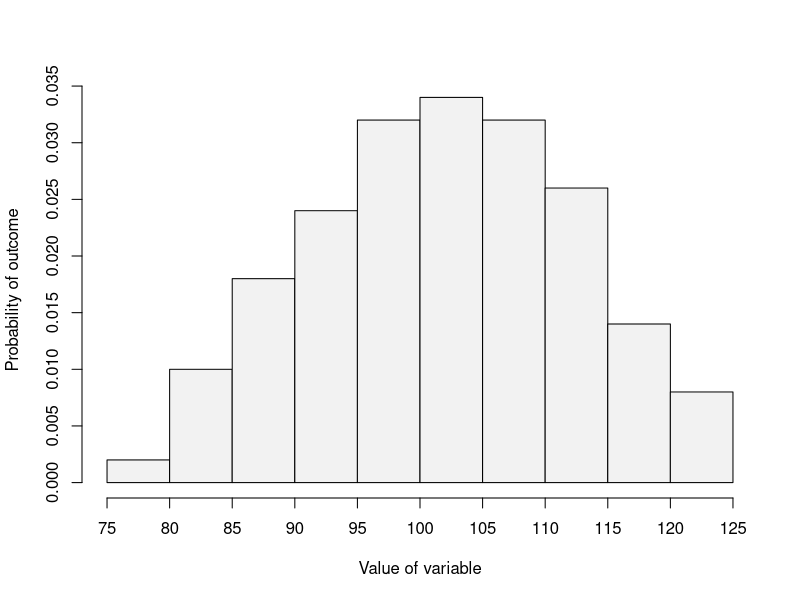
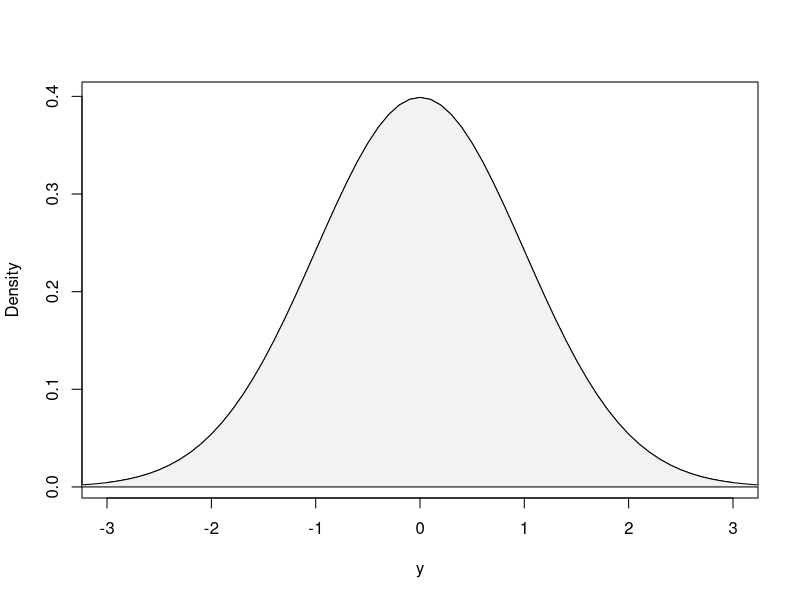
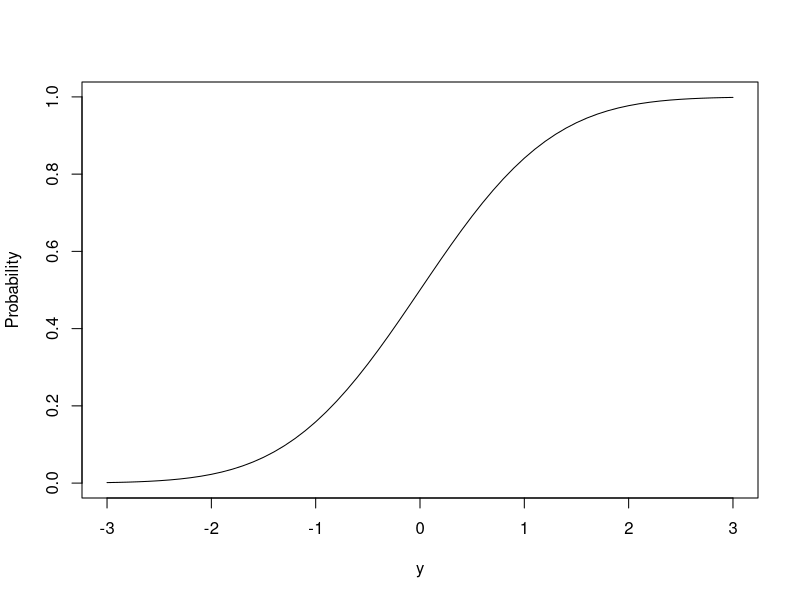
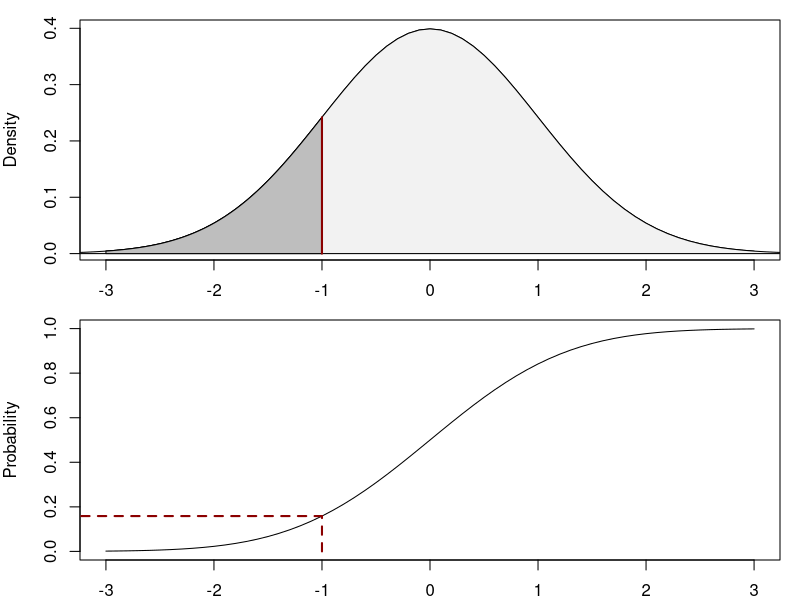
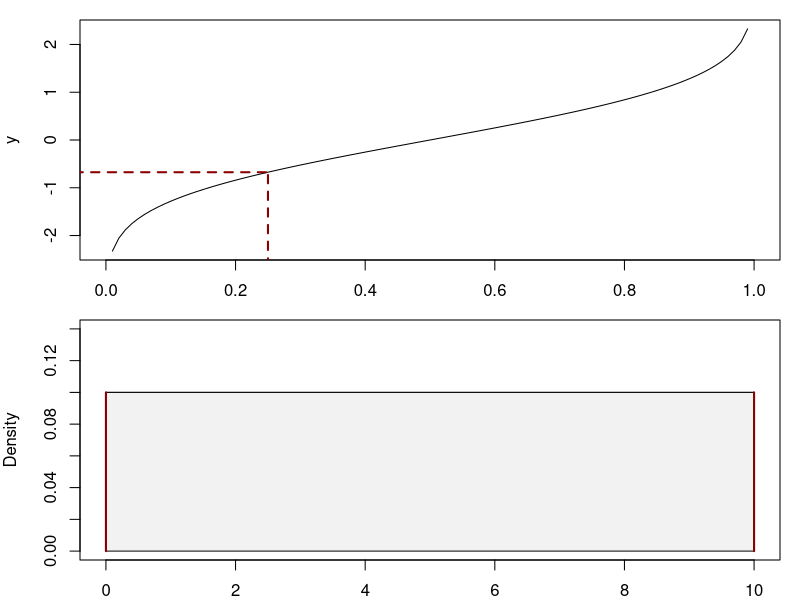
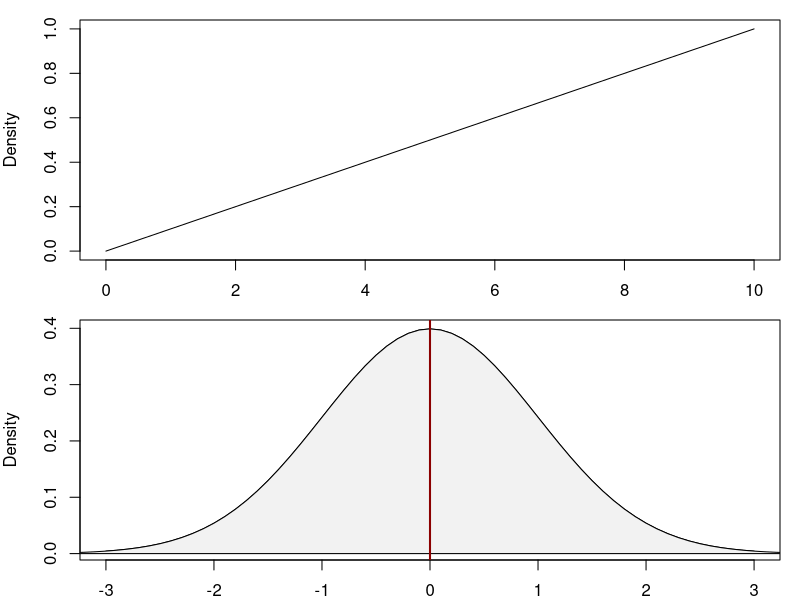

These charts were generated, in order, by the following R code: (Note: this script raises an error after producing the figures.)
## ---- chunk 1
set.seed(41)
yHist <- hist(rnorm(100,100,10), probability=TRUE, main="",
              xlab="Value of variable", ylab="Probability of outcome",
              axes=FALSE, col="grey95")
axis(side=2)
axis(side=1, at=yHist$breaks)
## ---- chunk 2
plot(seq(-3,3,0.1),dnorm(seq(-3,3,0.1)),type="l",ylab="Density",xlab="y",main="")
polygon(c(seq(-5,5,0.1),rev(seq(-5,5,0.1))),
        c(dnorm(seq(-5,5,0.1)), rep(0,length(seq(-5,5,0.1)))), col="grey95")
## ---- chunk 3
plot(seq(-3,3,0.1),pnorm(seq(-3,3,0.1)),type="l",ylab="Probability",xlab="y",main="")
## ---- chunk 4
par(mfcol=c(2,1), mar=c(2,4,1,1))
plot(seq(-3,3,0.1),dnorm(seq(-3,3,0.1)),type="l",ylab="Density",xlab="y",main="")
polygon(c(seq(-5,5,0.1),rev(seq(-5,5,0.1))),
        c(dnorm(seq(-5,5,0.1)), rep(0,length(seq(-5,5,0.1)))), col="grey95")
polygon(c(seq(-3,-1,0.01),rev(seq(-3,-1,0.01))),
        c(dnorm(seq(-3,-1,0.01)), rep(0,length(seq(-3,-1,0.01)))), col="grey")
lines(c(-1,-1),c(0,dnorm(-1)),col="darkred",lwd=2,lty=1)

plot(seq(-3,3,0.1),pnorm(seq(-3,3,0.1)),type="l",ylab="Probability",xlab="y",main="")
lines(c(-1,-1),c(0,pnorm(-1)),col="darkred",lwd=2,lty=2)
lines(c(-4,-1),c(pnorm(-1),pnorm(-1)),col="darkred",lwd=2,lty=2)
## ---- chunk 5
plot(seq(0,1,0.01),qnorm(seq(0,1,0.01)),type="l",ylab="y",xlab="Probability",main="")
lines(c(0.25,0.25),c(-3,qnorm(0.25)),col="darkred",lwd=2,lty=2)
lines(c(-1,0.25),c(qnorm(0.25),qnorm(0.25)),col="darkred",lwd=2,lty=2)
## ---- chunk 6
plot(seq(0,10,0.1),dunif(seq(0,10,0.1),0,10),
     ylab="Density",xlab="y", type="l", ylim=c(0,0.14))
polygon(c(seq(0,10,0.1),rev(seq(0,10,0.1))),
        c(dunif(seq(0,10,0.1),0,10), rep(0,length(seq(0,10,0.1)))), col="grey95")
lines(c(0,0), c(0,0.1), lwd=2, col="darkred")
lines(c(10,10), c(0,0.1), lwd=2, col="darkred")
## ---- chunk 7
plot(seq(0,10,by=0.1),punif(seq(0,10,by=0.1),0,10),
     ylab="Density",xlab="y", type="l")
## ---- chunk 8
plot(seq(-3,3,0.1),dnorm(seq(-3,3,0.1)),type="l",ylab="Density",xlab="y",main="")
polygon(c(seq(-5,5,0.1),rev(seq(-5,5,0.1))),
        c(dnorm(seq(-5,5,0.1)), rep(0,length(seq(-5,5,0.1)))), col="grey95")
abline(v=0, col="darkred", lwd=2)
text(0.3,0,TeX("$\\mu =0$"), pos=3)
## ---- chunk 9
plot(seq(-3,3,0.1),pnorm(seq(-3,3,0.1)),type="l",ylab="Density",xlab="y",main="")
# abline(v=0, col="red")
# text(0.5,0.05,TeX("$\\mu =0$"))
## ---- chunk 10
pnorm(30, 20, 10) - pnorm(20, 20, 10)
## ---- chunk 11
plot(seq(-10,50,0.1),pnorm(seq(-10,50,0.1),20,10),type="l",ylab="Density",xlab="y",main="")
lines(c(20,20),c(0,pnorm(20,20,10)), lty=2)
lines(c(-20,20),rep(pnorm(20,20,10),2), lty=2)
text(-9,pnorm(20,20,10), pnorm(20,20,10), pos=3)
lines(c(30,30),c(0,pnorm(30,20,10)), lty=2)
lines(c(-20,30),rep(pnorm(30,20,10),2), lty=2)
text(-9,pnorm(30,20,10), round(pnorm(30,20,10),3), pos=3)
## ---- chunk 12
plot(seq(-15,55,0.1),dnorm(seq(-15,55,0.1),20,10),type="l",ylab="Density",xlab="y",main="",
     ylim=c(0,0.04), xlim=c(-10,50))
polygon(c(seq(-15,55,0.1),rev(seq(-15,55,0.1))),
        c(dnorm(seq(-15,55,0.1),20,10), rep(0,length(seq(-15,55,0.1)))), col="grey95")
polygon(c(seq(20,30,0.1),rev(seq(20,30,0.1))),
        c(dnorm(seq(20,30,0.1),20,10), rep(0,length(seq(20,30,0.1)))), col="lightgrey")
lines(c(20,20),c(0,dnorm(20,20,10)), lwd=2, col="darkred")
lines(c(30,30),c(0,dnorm(30,20,10)), lwd=2, col="darkred")
text(25,dnorm(25,20,10)/2, round(pnorm(30,20,10)-pnorm(20,20,10),3))
## ---- chunk 13
test <- hist(rbinom(100,100,0.5), breaks=c(0:100), plot=F)
test$density <- dbinom(c(0:100), 100, 0.5)
test$breaks <- test$breaks-0.5
plot(test, xlim=c(30,70), main="", freq=FALSE, ylab="Probability", xlab="y", col="grey95")
lines(seq(30,70,0.1),dnorm(seq(30,70,0.1),50,5), col="darkgreen", lwd=2)
## ---- chunk 14
c(dbinom(41,100,0.5),
  pnorm(41.5,50,5)-pnorm(40.5,50,5)) |>
    setNames(c("Binomial", "Normal"))
## ---- chunk 15
test <- hist(rbinom(100,100,0.5), breaks=c(0:100), plot=F)
test$breaks <- test$breaks-0.5
test$density <- dbinom(c(0:100), 100, 0.5)
par(mfcol=c(1,2))
# First plot
plot(test, xlim=c(30,70),
     main="", freq=FALSE, ylab="Probability", xlab="y", col="grey95")
polygon(c(seq(40.5,41.5,0.1),rev(seq(40.5,41.5,0.1))),
        c(dnorm(seq(40.5,41.5,0.1),50,5), rep(0,length(seq(40.5,41.5,0.1)))), col=rgb(0.8,1,0.8,0.7))
lines(seq(30,70,0.1),dnorm(seq(30,70,0.1),50,5), col="darkgreen", lwd=2)
lines(c(40.5,40.5),c(0,dnorm(40.5,50,5)), lwd=2, col="darkred")
lines(c(41.5,41.5),c(0,dnorm(41.5,50,5)), lwd=2, col="darkred")
#Second plot
plot(test, xlim=c(38,44), ylim=c(0,0.05),
     main="", freq=FALSE, ylab="Probability", xlab="y", col="grey95")
polygon(c(seq(40.5,41.5,0.1),rev(seq(40.5,41.5,0.1))),
        c(dnorm(seq(40.5,41.5,0.1),50,5), rep(0,length(seq(40.5,41.5,0.1)))), col=rgb(0.8,1,0.8,0.7))
lines(seq(30,70,0.1),dnorm(seq(30,70,0.1),50,5), col="darkgreen", lwd=2)
lines(c(40.5,40.5),c(0,dnorm(40.5,50,5)), lwd=2, col="darkred")
lines(c(41.5,41.5),c(0,dnorm(41.5,50,5)), lwd=2, col="darkred")
# lines(c(40.5,41.5)+0.5,rep(dbinom(41,100,0.5),2))
